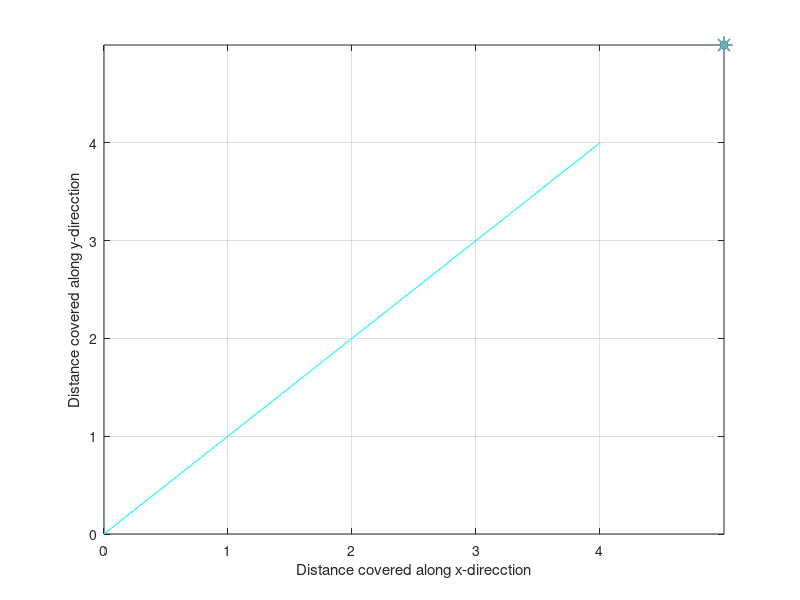

Source code (MATLAB): (Note: this script raises an error after producing the figure.)

stx= input('ENTER THE X COORDINATE OF THE SOURCE POINT:');   %input('Enter the x coordinate of starting point');
sty=input('ENTER THE Y COORDINATE OF THE SOURCE POINT:');        %input('Enter the y coordinate of starting point');
N=4;

switch (stx)
    case(0.5)
        switch(sty)
            case(0.5)
                i=8;              %initializing cell number
                px=0.5;py=0.5;    %initializing ploting starting point
            case(1.5)
                i=14;
                px=0.5;py=1.5;
            case(2.5)
                i=20;
                px=0.5;py=2.5;
            case(3.5)
                i=26;
                px=0.5;py=3.5;
        end
    case(1.5)
            switch(sty)
            case(0.5)
                i=9;
                px=1.5;py=0.5;
            case(1.5)
                i=15;
                px=1.5;py=1.5;
            case(2.5)
                i=21;
                px=1.5;py=2.5;
            case(3.5)
                i=27;
                px=1.5;py=3.5;
        end
    case(2.5)
            switch(sty)
            case(0.5)
                i=10;
                px=2.5;py=0.5;
            case(1.5)
                i=16;
                 px=2.5;py=1.5;
            case(2.5)
                i=22;
                 px=2.5;py=2.5;
            case(3.5)
                i=26;
                 px=2.5;py=3.5;
            end
    case(3.5)
            switch(sty)
            case(0.5)
                i=11;
                px=3.5;py=0.5;
            case(1.5)
                i=17;
                px=3.5;py=1.5;
            case(2.5)
                i=23;
                px=3.5;py=2.5;
            case(3.5)
                i=29;
                px=3.5;py=3.5;
        end
end 
i;

n= input('ENTER THE NUMBER OF OBSTACLES PRESENT IN THE GRID(Max of 3 obstacles is only possible): ');
X=0:4;
Y=0:4;
figure('Color',[0.8 0.8 0.8]);%RGB
  plot(X,Y,'c');
  set(gca,'Color','c')
  xlabel('Distance covered along x-direcction')
ylabel('Distance covered along y-direcction')
grid on
hold on
set(gca,'XTick',[0 1 2 3 4],'YTick',[0 1 2 3 4]);
plot(stx,sty,'o');
hold on
%Initializing utility factors for each cell
%Modified utility factors for each cell's each arrival from other cell like diagonal
%right,horizontal right, vertical down, horizontal left,vertically up +
%Reward function

q1=[50 30 60 60 40];
q2=[50 80 60 60 40];
q3=[50 80 60 60 40];
q4=[50 80 60 10 40];
q5=[50 30 60 60 90];
q6=[150 130 110 110 140];
q7=[150 130 110 110 140];
q8=[150 130 110 10 140];
q9=[50 30 60 60 90];
q10=[150 130 110 110 140];
q11=[250 230 210 210 240];
q12=[250 230 10 10 240];
q13=[50 30 10 60 90];
q14=[150 80 10 110 140];
q15=[250 230 10 10 240];
q16=[450 440 10 10  440];

 if (n>0)        % obstacle is present


     if (n==1)    
     x(1)=input('ENTER THE X COORDINATE OF THE 1st OBSTACLE:');
     y(1)=input('ENTER THE Y COORDINATE OF THE 1st OBSTACLE:');
      end 
       if (n==2)
     x(1)=input('ENTER THE X COORDINATE OF THE 1st OBSTACLE:');
     y(1)=input('ENTER THE Y COORDINATE OF THE 1st OBSTACLE:');
     x(2)=input('ENTER THE X COORDINATE OF THE 2nd OBSTACLE:');
     y(2)=input('ENTER THE Y COORDINATE OF THE 2nd OBSTACLE:');
       end 
       if (n==3)
     x(1)=input('ENTER THE X COORDINATE OF THE 1st OBSTACLE:');
     y(1)=input('ENTER THE Y COORDINATE OF THE 1st OBSTACLE:');
     x(2)=input('ENTER THE X COORDINATE OF THE 2nd OBSTACLE:');
     y(2)=input('ENTER THE Y COORDINATE OF THE 2nd OBSTACLE:');
     x(3)=input('ENTER THE X COORDINATE OF THE 3rd OBSTACLE:');
     y(3)=input('ENTER THE Y COORDINATE OF THE 3rd OBSTACLE:');
       end 
        if (n==4)
     x(1)=input('ENTER THE X COORDINATE OF THE 1st OBSTACLE:');
     y(1)=input('ENTER THE Y COORDINATE OF THE 1st OBSTACLE:');
     x(2)=input('ENTER THE X COORDINATE OF THE 2nd OBSTACLE:');
     y(2)=input('ENTER THE Y COORDINATE OF THE 2nd OBSTACLE:');
     x(3)=input('ENTER THE X COORDINATE OF THE 3rd OBSTACLE:');
     y(3)=input('ENTER THE Y COORDINATE OF THE 3rd OBSTACLE:');
     x(4)=input('ENTER THE X COORDINATE OF THE 4th OBSTACLE:');
     y(4)=input('ENTER THE Y COORDINATE OF THE 4th OBSTACLE:');
        end 
        if (n==5)
     x(1)=input('ENTER THE X COORDINATE OF THE 1st OBSTACLE:');
     y(1)=input('ENTER THE Y COORDINATE OF THE 1st OBSTACLE:');
     x(2)=input('ENTER THE X COORDINATE OF THE 2nd OBSTACLE:');
     y(2)=input('ENTER THE Y COORDINATE OF THE 2nd OBSTACLE:');
     x(3)=input('ENTER THE X COORDINATE OF THE 3rd OBSTACLE:');
     y(3)=input('ENTER THE Y COORDINATE OF THE 3rd OBSTACLE:');
     x(4)=input('ENTER THE X COORDINATE OF THE 4th OBSTACLE:');
     y(4)=input('ENTER THE Y COORDINATE OF THE 4th OBSTACLE:');
     x(5)=input('ENTER THE X COORDINATE OF THE 5th OBSTACLE:');
     y(5)=input('ENTER THE Y COORDINATE OF THE 5th OBSTACLE:');
       end 
%        if (n==6)
%      x(1)=input('ENTER THE X COORDINATE OF THE 1st OBSTACLE:');
%      y(1)=input('ENTER THE Y COORDINATE OF THE 1st OBSTACLE:');
%      x(2)=input('ENTER THE X COORDINATE OF THE 2nd OBSTACLE:');
%      y(2)=input('ENTER THE Y COORDINATE OF THE 2nd OBSTACLE:');
%      x(3)=input('ENTER THE X COORDINATE OF THE 3rd OBSTACLE:');
%      y(3)=input('ENTER THE Y COORDINATE OF THE 3rd OBSTACLE:');
%      x(4)=input('ENTER THE X COORDINATE OF THE 4th OBSTACLE:');
%      y(4)=input('ENTER THE Y COORDINATE OF THE 4th OBSTACLE:');
%      x(5)=input('ENTER THE X COORDINATE OF THE 5th OBSTACLE:');
%      y(5)=input('ENTER THE Y COORDINATE OF THE 5th OBSTACLE:');
%      x(6)=input('ENTER THE X COORDINATE OF THE 6th OBSTACLE:');
%      y(6)=input('ENTER THE Y COORDINATE OF THE 6th OBSTACLE:');
%        end 
%        if (n==7)
%      x(1)=input('ENTER THE X COORDINATE OF THE 1st OBSTACLE:');
%      y(1)=input('ENTER THE Y COORDINATE OF THE 1st OBSTACLE:');
%      x(2)=input('ENTER THE X COORDINATE OF THE 2nd OBSTACLE:');
%      y(2)=input('ENTER THE Y COORDINATE OF THE 2nd OBSTACLE:');
%      x(3)=input('ENTER THE X COORDINATE OF THE 3rd OBSTACLE:');
%      y(3)=input('ENTER THE Y COORDINATE OF THE 3rd OBSTACLE:');
%      x(4)=input('ENTER THE X COORDINATE OF THE 4th OBSTACLE:');
%      y(4)=input('ENTER THE Y COORDINATE OF THE 4th OBSTACLE:');
%      x(5)=input('ENTER THE X COORDINATE OF THE 5th OBSTACLE:');
%      y(5)=input('ENTER THE Y COORDINATE OF THE 5th OBSTACLE:');
%      x(6)=input('ENTER THE X COORDINATE OF THE 6th OBSTACLE:');
%      y(6)=input('ENTER THE Y COORDINATE OF THE 6th OBSTACLE:');
%      x(7)=input('ENTER THE X COORDINATE OF THE 7th OBSTACLE:');
%      y(7)=input('ENTER THE Y COORDINATE OF THE 7th OBSTACLE:');
%        end 
%        if (n==8)
%      x(1)=input('ENTER THE X COORDINATE OF THE 1st OBSTACLE:');
%      y(1)=input('ENTER THE Y COORDINATE OF THE 1st OBSTACLE:');
%      x(2)=input('ENTER THE X COORDINATE OF THE 2nd OBSTACLE:');
%      y(2)=input('ENTER THE Y COORDINATE OF THE 2nd OBSTACLE:');
%      x(3)=input('ENTER THE X COORDINATE OF THE 3rd OBSTACLE:');
%      y(3)=input('ENTER THE Y COORDINATE OF THE 3rd OBSTACLE:');
%      x(4)=input('ENTER THE X COORDINATE OF THE 4th OBSTACLE:');
%      y(4)=input('ENTER THE Y COORDINATE OF THE 4th OBSTACLE:');
%      x(5)=input('ENTER THE X COORDINATE OF THE 5th OBSTACLE:');
%      y(5)=input('ENTER THE Y COORDINATE OF THE 5th OBSTACLE:');
%      x(6)=input('ENTER THE X COORDINATE OF THE 6th OBSTACLE:');
%      y(6)=input('ENTER THE Y COORDINATE OF THE 6th OBSTACLE:');
%      x(7)=input('ENTER THE X COORDINATE OF THE 7th OBSTACLE:');
%      y(7)=input('ENTER THE Y COORDINATE OF THE 7th OBSTACLE:');
%      x(8)=input('ENTER THE X COORDINATE OF THE 8th OBSTACLE:');
%      y(8)=input('ENTER THE Y COORDINATE OF THE 8th OBSTACLE:');
%        end 
%        if (n==9)
%      x(1)=input('ENTER THE X COORDINATE OF THE 1st OBSTACLE:');
%      y(1)=input('ENTER THE Y COORDINATE OF THE 1st OBSTACLE:');
%      x(2)=input('ENTER THE X COORDINATE OF THE 2nd OBSTACLE:');
%      y(2)=input('ENTER THE Y COORDINATE OF THE 2nd OBSTACLE:');
%      x(3)=input('ENTER THE X COORDINATE OF THE 3rd OBSTACLE:');
%      y(3)=input('ENTER THE Y COORDINATE OF THE 3rd OBSTACLE:');
%      x(4)=input('ENTER THE X COORDINATE OF THE 4th OBSTACLE:');
%      y(4)=input('ENTER THE Y COORDINATE OF THE 4th OBSTACLE:');
%      x(5)=input('ENTER THE X COORDINATE OF THE 5th OBSTACLE:');
%      y(5)=input('ENTER THE Y COORDINATE OF THE 5th OBSTACLE:');
%      x(6)=input('ENTER THE X COORDINATE OF THE 6th OBSTACLE:');
%      y(6)=input('ENTER THE Y COORDINATE OF THE 6th OBSTACLE:');
%      x(7)=input('ENTER THE X COORDINATE OF THE 7th OBSTACLE:');
%      y(7)=input('ENTER THE Y COORDINATE OF THE 7th OBSTACLE:');
%      x(8)=input('ENTER THE X COORDINATE OF THE 8th OBSTACLE:');
%      y(8)=input('ENTER THE Y COORDINATE OF THE 8th OBSTACLE:');
%      x(9)=input('ENTER THE X COORDINATE OF THE 9th OBSTACLE:');
%      y(9)=input('ENTER THE Y COORDINATE OF THE 9th OBSTACLE:');
%        end 
%        if (n==10)
%      x(1)=input('ENTER THE X COORDINATE OF THE 1st OBSTACLE:');
%      y(1)=input('ENTER THE Y COORDINATE OF THE 1st OBSTACLE:');
%      x(2)=input('ENTER THE X COORDINATE OF THE 2nd OBSTACLE:');
%      y(2)=input('ENTER THE Y COORDINATE OF THE 2nd OBSTACLE:');
%      x(3)=input('ENTER THE X COORDINATE OF THE 3rd OBSTACLE:');
%      y(3)=input('ENTER THE Y COORDINATE OF THE 3rd OBSTACLE:');
%      x(4)=input('ENTER THE X COORDINATE OF THE 4th OBSTACLE:');
%      y(4)=input('ENTER THE Y COORDINATE OF THE 4th OBSTACLE:');
%      x(5)=input('ENTER THE X COORDINATE OF THE 5th OBSTACLE:');
%      y(5)=input('ENTER THE Y COORDINATE OF THE 5th OBSTACLE:');
%      x(6)=input('ENTER THE X COORDINATE OF THE 6th OBSTACLE:');
%      y(6)=input('ENTER THE Y COORDINATE OF THE 6th OBSTACLE:');
%      x(7)=input('ENTER THE X COORDINATE OF THE 7th OBSTACLE:');
%      y(7)=input('ENTER THE Y COORDINATE OF THE 7th OBSTACLE:');
%      x(8)=input('ENTER THE X COORDINATE OF THE 8th OBSTACLE:');
%      y(8)=input('ENTER THE Y COORDINATE OF THE 8th OBSTACLE:');
%      x(9)=input('ENTER THE X COORDINATE OF THE 9th OBSTACLE:');
%      y(9)=input('ENTER THE Y COORDINATE OF THE 9th OBSTACLE:');
%      x(10)=input('ENTER THE X COORDINATE OF THE 10th OBSTACLE:');
%      y(10)=input('ENTER THE Y COORDINATE OF THE 10th OBSTACLE:');
%        end 
     % Obstacle plotting and Weight updation
for k=1:n
%      x(k)=input(['Enter the x coordinate of ' num2str(k) ' th obstacle']);
%      y(k)=input(['Enter the y coordinate of ' num2str(k) ' th obstacle']);
    
     plot(x(k),y(k),'-*','MarkerSize',12);
     
     hold on
     x(k)=ceil(x(k));
      y(k)=ceil(y(k));
switch (x(k))          % Updating the Modified utility factor based on the obstacle position
    case (1)
        switch(y(k))
            case(1)
                 q1=[0 0 0 0 0];
            case(2)
                 q5=[0 0 0 0 0];
            case(3)
                 q9=[0 0 0 0 0];
            case(4)
                q13=[0 0 0 0 0];
        end
    case (2)
         switch(y(k))
            case(1)
                 q2=[0 0 0 0 0];
            case(2)
                 q6=[0 0 0 0 0];
            case(3)
                 q10=[0 0 0 0 0];
            case(4)
                q14=[0 0 0 0 0];
        end
    case(3)
         switch(y(k))
            case(1)
                 q3=[0 0 0 0 0];
            case(2)
                 q7=[0 0 0 0 0];
            case(3)
                 q11=[0 0 0 0 0];
            case(4)
                q15=[0 0 0 0 0];
        end
    case(4)
        switch(y(k))
            case(1)
                 q4=[0 0 0 0 0];
            case(2)
                 q8=[0 0 0 0 0];
            case(3)
                 q12=[0 0 0 0 0];
            case(4)
                q16=[0 0 0 0 0];
        end
end
end
q17=[0 0 0 0 0];
q18=[0 0 0 0 0];
q19=[0 0 0 0 0];
q20=[0 0 0 0 0];
s1=[0 0 10 10 0];s2=[0 30 10 10 0];s3=[0 30 10 10 0];s4=[0 30 10 10 0];s5=[0 30 10 10 0];
s6=[0 30 10 0 0];s7=[0 0 10 10 40];s8=[50 30 10 0 40];s9=[0 0 10 10 40];s10=[50 30 10 0 40];
s11=[0 0 10 10 40];s12=[50 30 10 0 40];s13=[0 0 10 10 40];s14=[50 30 10 0 40];s15=[0 0 10 10 40];
s16=[50 30 0 0 40];
q=[s1;s2;s3;s4;s5;s6;s7;q1;q2;q3;q4;s8;s9;q5;q6;q7;q8;s10;s11;q9;q10;q11;q12;s12;s13;q13;q14;q15;q16;s14;s15;q17;q18;q1;q20;s16];
%disp(q);
%tic
while(i~=29)
   if (q((i+7),(1))>q((i+6),(5)))          %diagonal>vertical
      if (q((i+7),(1))>q((i+1),(2)))           % diagonal> horizontal
         if  (q((i+7),(1))>q((i-1),(4)))     %diagonal>horizontal bwd 
            if (q((i+7),(1))>q((i-6),(3)))%diagonal>vertical bwd  
          
                 x1=[(px),(px+1)];         %Diagonal movement
                 y1=[(py),(py+1)];
                 plot(x1,y1,'LineWidth',4);
                 
                 hold on
                 px=px+1;
                 py=py+1;
                 i=i+7;

                      
            else %vertical bwd >diagonal & diagonal>horizontal bwd & diagonal>horizontal & diagonal>vertical
                 x1=[(px),(px)];         %vertical bwd movement
                 y1=[(py),(py-1)];
                 plot(x1,y1,'LineWidth',4);
                 
                 hold on
                 px=px;
                 py=py-1;
                 i=i-6;                                            
            end
        else % horizontal bwd > diagonal & diagonal>horizontal & diagonal>vertical
            if  (q((i-1),(4))>q((i-6),(3))) %horizontal bwd > vertical bwd
                 x1=[(px),(px-1)];         %Horizontal bwd movement
                 y1=[(py),(py)];
                 plot(x1,y1,'LineWidth',4);
                 
                 hold on
                 px=px-1;
                 py=py;
                i=i-1;
            else  
                 x1=[(px),(px)];         %vertical bwd movement
                 y1=[(py),(py-1)];
                 plot(x1,y1,'LineWidth',4);
                 
                 hold on
                 px=px;
                 py=py-1;
                 i=i-6;    
            end
         end
    else % horizontal > diagonal & diagonal>vertical
        if (q((i+1),(2))>q((i-1),(4))) %horizontal > horizontal bwd
            if (q((i+1),(2))>q((i-6),(3))) %horizontal > vertical bwd
                 x1=[(px),(px+1)];         %Horizontal movement
                 y1=[(py),(py)];
                 plot(x1,y1,'LineWidth',4);
                 
                 hold on
                 px=px+1;
                 py=py;
                i=i+1; 
            else
                 x1=[(px),(px)];        % Vertical bwd movement
                 y1=[(py),(py-1)];
                 plot(x1,y1,'LineWidth',4);
                 
                 hold on
                 px=px;
                 py=py-1;
                 i=i-6;   
            end
        else % horizontal bwd > horizontal & horizontal > diagonal & diagonal>vertical
            if (q((i-1),(4))>q((i-6),(3))) % horizontal bwd > vertical bwd
                 x1=[(px),(px-1)];         %Horizontal bwd movement
                 y1=[(py),(py)];
                 plot(x1,y1,'LineWidth',4);
                 
                 hold on
                 px=px-1;
                 py=py;
                 i=i-1; 
            else
                 x1=[(px),(px)];        % Vertical bwd movement
                 y1=[(py),(py-1)];
                 plot(x1,y1,'LineWidth',4);
                 
                 hold on
                 px=px;
                 py=py-1;
                 i=i-6; 
            end
        end
      end
             
else % Vertical> Diagonal
    if (q((i+6),(5))>q((i+1),(2)))  %vertical > horizontal
        if(q((i+6),(5))>q((i-1),(4))) % vertical > horizontal bwd
            if (q((i+6),(5))>q((i-6),(3))) % vertical > vertical bwd 
                 y1=[(py),(py+1)];       %Vertical movement
                 x1=[(px),(px)]; 
                 plot(x1,y1,'LineWidth',4);
                 
                 hold on
                 px=px;
                 py=py+1;
                 i=i+6; 
            else % vertical bwd > vertical & vertical > horizontal bwd & vertical > horizontal & Vertical> Diagonal
                 x1=[(px),(px)];        % Vertical bwd movement
                 y1=[(py),(py-1)];
                 plot(x1,y1,'LineWidth',4);
                 
                 hold on
                 px=px;
                 py=py-1;
                 i=i-6; 
            end
        else % horizontal bwd > vertical & vertical > horizontal & Vertical> Diagonal
            if (q((i-1),(4))>q((i-6),(3))) % horizontal bwd > vertical bwd
                 x1=[(px),(px-1)];         %Horizontal bwd movement
                 y1=[(py),(py)];
                 plot(x1,y1,'LineWidth',4);
                 
                 hold on
                 px=px-1;
                 py=py;
                 i=i-1; 
            else
                x1=[(px),(px)];        % Vertical bwd movement
                 y1=[(py),(py-1)];
                 plot(x1,y1,'LineWidth',4);
                 
                 hold on
                 px=px;
                 py=py-1;
                 i=i-6;
            end
        end
                
    else   % horizontal >vertical & Vertical> Diagonal
        if (q((i+1),(2))>q((i-1),(4))) %horizontal > horizontal bwd
            if (q((i+1),(2))>q((i-6),(3))) %horizontal > vertical bwd
                 x1=[(px),(px+1)];         %Horizontal movement
                 y1=[(py),(py)];
                 plot(x1,y1,'LineWidth',4);
                 
                 hold on
                 px=px+1;
                 py=py;
                 i=i+1;
            else
                 x1=[(px),(px)];        % Vertical bwd movement
                 y1=[(py),(py-1)];
                 plot(x1,y1,'LineWidth',4);
                 
                 hold on
                 px=px;
                 py=py-1;
                 i=i-6; 
            end 
        else % horizontal bwd > horizontal & horizontal >vertical & Vertical> Diagonal
            if (q((i-1),(4))>q((i-6),(3))) %horizontal bwd > vertical bwd
                 x1=[(px),(px-1)];         %Horizontal bwd movement
                 y1=[(py),(py)];
                 plot(x1,y1,'LineWidth',4);
                 
                 hold on
                 px=px-1;
                 py=py;
                 i=i-1;
            else
                 x1=[(px),(px)];        % Vertical bwd movement
                 y1=[(py),(py-1)];
                 plot(x1,y1,'LineWidth',4);
                 
                 hold on
                 px=px;
                 py=py-1;
                 i=i-6; 
            end
        end
    end
   end
end 
%toc

%axes(handles.axes1);  
 
else 
     X=stx:N-0.5;
     Y=sty:N-0.5;
     plot(X,Y,'LineWidth',4);
    
 %whereToStore=fullfile(DirectoryPath,['Figure.png']);
% 0.5saveas(gcf, whereToStore);
  %   axes(handles.axes1);  
  
 end 